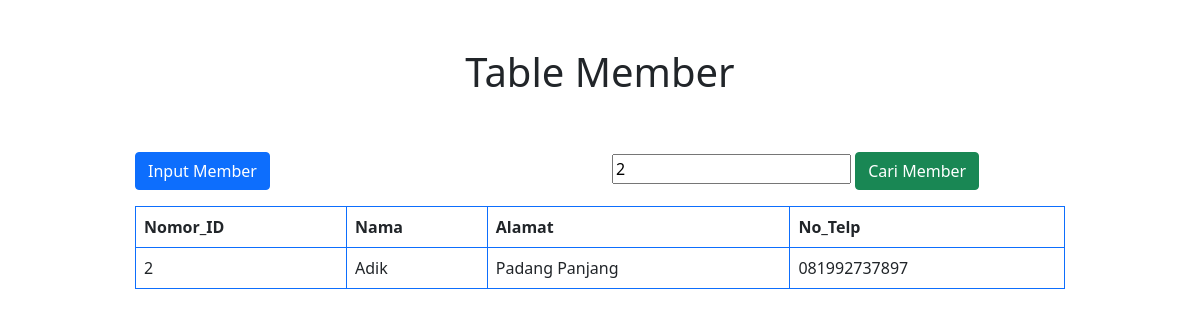
The page /index.php?cari=2 on the database its author committed.
### tables this page shows
CREATE TABLE `member` (
  `id` int(11) NOT NULL,
  `nama` varchar(50) NOT NULL,
  `alamat` varchar(100) NOT NULL,
  `no_telp` varchar(12) NOT NULL
);

### index.php (the view, shortened to what this page needs)
<?php
	include './config/koneksi.php';
?>
<!DOCTYPE html>
<html>
<head>
	<link href="https://cdn.jsdelivr.net/npm/bootstrap@5.0.2/dist/css/bootstrap.min.css" rel="stylesheet">
</head>
<body>
	<div class="container">
		<div class="col-10 m-auto">
			<p class="h1 text-center p-5"> Table Member</p>
			<div class="row">
		  		<div class="col">
		    		<a href="create.php" class="btn btn-primary"> Input Member</a>
		  		</div>
			  	<div class="col">
				  	<form method="GET" action="index.php">
						<th>
							<input placeholder="Cari ID Member" type="text" name="cari"
								value="<?php if(isset($_GET['cari'])){
										echo $_GET['cari']; }?>">
						 </th>
						 <th> <button type="submit" class="btn btn-success">Cari Member </button>
						 </th>
					</form>
			  </div>
			</div>
			<table class="table table-hover table-bordered border-primary mt-3">
				<thead>
					<tr>
						<th scope="col"> Nomor_ID </th>
						<th scope="col"> Nama </th>
						<th scope="col"> Alamat </th>
						<th scope="col"> No_Telp </th>
					</tr>
				</thead>
				<?php
					if(isset($_GET['cari'])) {
						$pencarian = $_GET['cari'];
						$query = "SELECT * FROM member WHERE
								id LIKE '%".$pencarian."%' ";
					} else {
						$query="SELECT * FROM member";
					}
					$result = mysqli_query($koneksi,$query);
					while ($data = mysqli_fetch_assoc($result)){
				?>
					<tr>
						<td scope="row"> <?= $data['id'] ?> </td>
						<td scope="row"> <?= $data['nama'] ?> </td>
						<td scope="row"> <?= $data['alamat'] ?> </td>
						<td scope="row"> <?= $data['no_telp'] ?> </td>
					</tr>
				<?php
					}
				?>
			</table>
		</div>
	</div>
</body>
</html>

### rows shown on the page
member: id "2", nama "Adik", alamat "Padang Panjang", no_telp "081992737897"
